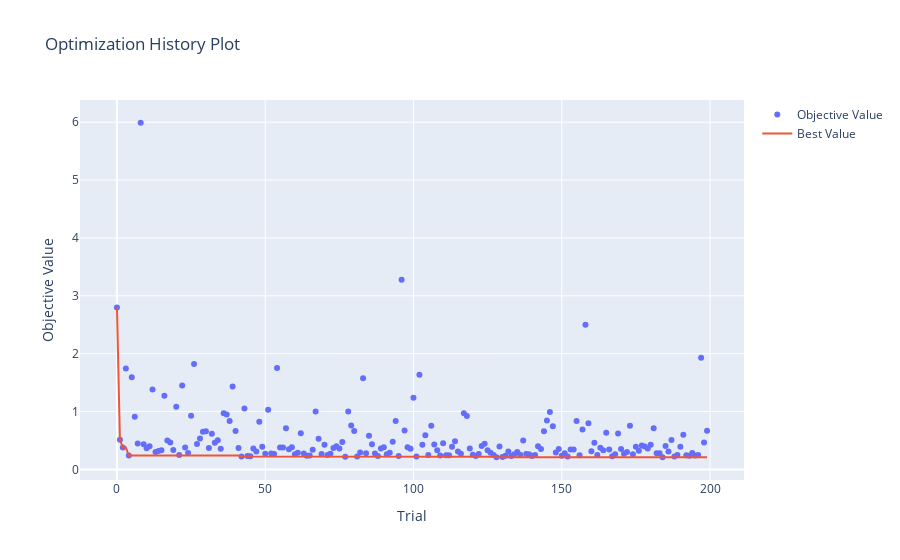

Source (notebook cell):
### Markdown cell above
### plot_optimization_history
- 学習履歴
- 赤がそれまでに見つけている最適解の値
- 学習回数の目安になるかも

### Code cell
fig = plot_optimization_history(study)

# plt使うなら
# plt.show()
fig

### Figure 1 — Plotly figure (JSON) as saved in the notebook; plotly's stock layout.template omitted (floating-point values rounded to 4 significant figures; data arrays with more than 128 entries replaced by an {"elided": "..."} marker saying what was removed)
{"data": [{"mode": "markers", "name": "Objective Value", "type": "scatter", "x": {"elided": "200 int values"}, "y": {"elided": "200 float values"}}, {"mode": "lines", "name": "Best Value", "type": "scatter", "x": {"elided": "200 int values"}, "y": {"elided": "200 float values"}}, {"marker": {"color": "#cccccc"}, "mode": "markers", "name": "Infeasible Trial", "showlegend": false, "type": "scatter", "x": [], "y": []}], "layout": {"title": {"text": "Optimization History Plot"}, "xaxis": {"title": {"text": "Trial"}}, "yaxis": {"title": {"text": "Objective Value"}}}}
